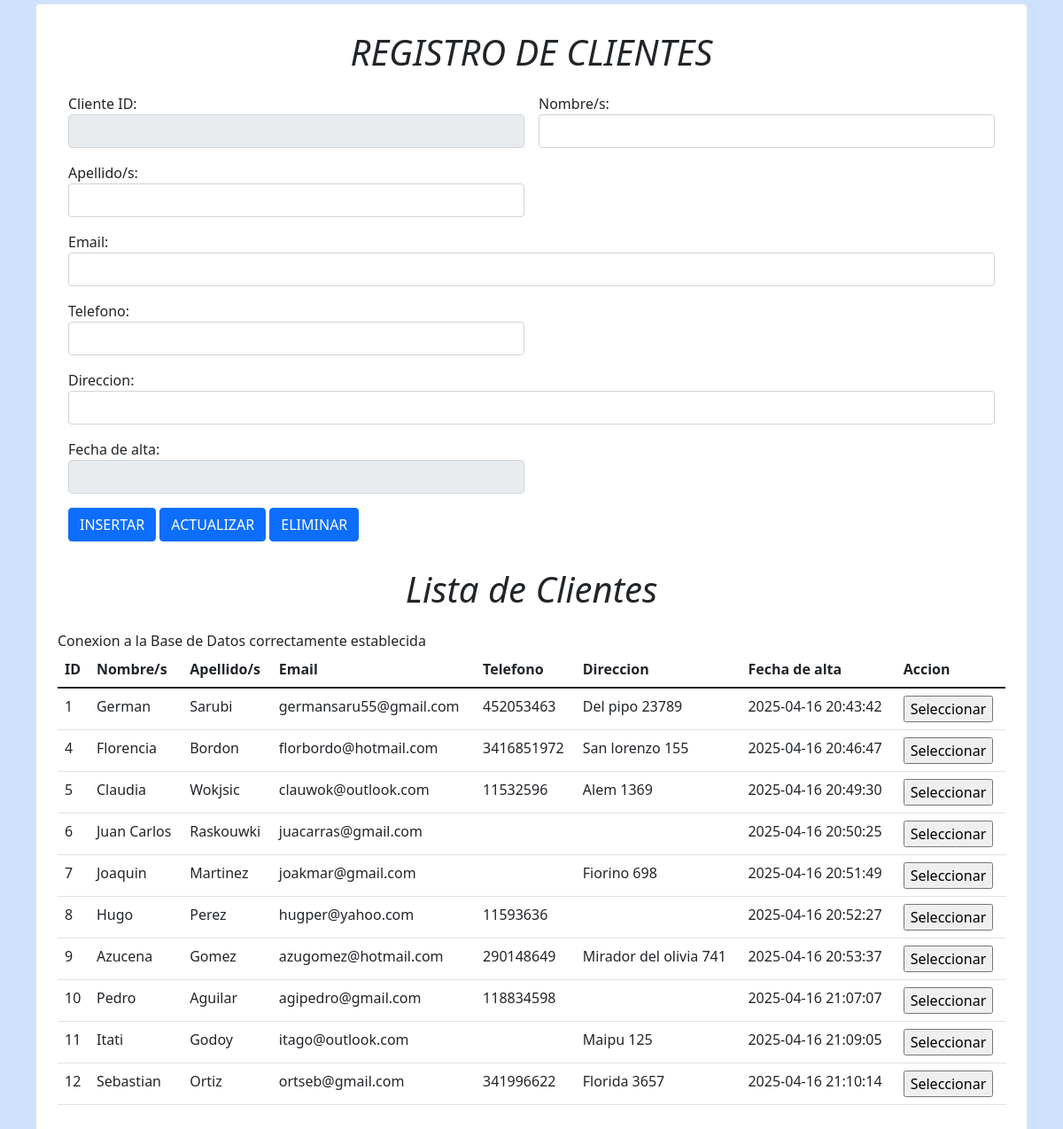
The page / on the database its author committed.
### tables this page shows
CREATE TABLE `clientes` (
  `clinete_ID` int(11) NOT NULL,
  `nombre` varchar(100) NOT NULL,
  `apellido` varchar(100) NOT NULL,
  `email` varchar(100) DEFAULT NULL,
  `telefono` varchar(20) DEFAULT NULL,
  `direccion` varchar(255) DEFAULT NULL,
  `fecha_alta` timestamp NOT NULL DEFAULT current_timestamp()
);

### conexion.php (called while the page is built, shortened)
<?php
    class conexion{
        public static function conexionBD(){
            try{
                $conex = new PDO ("mysql:host=$host;port=3306;dbname=$dbname",$usurname,$password);
            }
            catch(PDOExeption $pex){
                die ("Conexion a la base de datos fallida".$pex->getMessage());
            }
            return $conex;
        }
    }
?>

### CClientes.php (called while the page is built, shortened)
<?php
    include_once("./conexion.php");
    class Clientes{
        public static function listarClientes(){
            $query = conexion::conexionBD()->prepare("select * from clientes");
            $query->execute();
            $data = $query->fetchALL();
            return $data;
        }
    }
?>

### Index.php (the view, shortened to what this page needs)
<!DOCTYPE html>
<html lang="en">
<head>
    <link href="https://cdn.jsdelivr.net/npm/bootstrap@5.1.3/dist/css/bootstrap.min.css"
    rel="stylesheet"
>
</head>
<body class="bg-primary d-flex justify-content-center ligna-items-center" style="--bs-bg-opacity: 0.2">
    <div class="bg-white p-4  mt-1 border rounded-3" style="width: 70rem;">
        <p class="text-center fst-italic fs-1">
            REGISTRO DE CLIENTES
        </p>
        <div class="container">
            <form class="row g-3" action="./CClientes.php" method="POST">
                <div class="col-6">
                  <label for="id" class="fw-semibold">
                    Cliente ID:
                  </label>
                  <input type="text" class="form-control" id="id" name="id" readonly="readonly">
                </div>
                <div class="col-6">
                    <label for="nombre" class="fw-semibold">
                      Nombre/s:
                    </label>
                    <input type="text" class="form-control" id="nombre" name="nombre" priority>
                  </div>
                  <div class="col-6">
                    <label for="apellido" class="fw-semibold">
                      Apellido/s:
                    </label>
                    <input type="text" class="form-control" id="apellido" name="apellido" priority>
                  </div>
                  <div class="col-12">
                    <label for="email" class="fw-semibold">
                      Email:
                    </label>
                    <input type="email" class="form-control" id="email" name="email" priority>
                  </div>
                  <div class="col-6">
                    <label for="telefono" class="fw-semibold">
                      Telefono:
                    </label>
                    <input type="telefono" class="form-control" id="telefono" name="telefono">
                  </div>
                  <div class="col-12">
                    <label for="direccion" class="fw-semibold">
                      Direccion:
                    </label>
                    <input type="text" class="form-control" id="direccion" name="direccion">
                  </div>
                  <div class="col-6">
                    <label for="fechaAlta" class="fw-semibold">
                      Fecha de alta:
                    </label>
                    <input type="txt" class="form-control" id="fechaAlta" name="fechaAlta" readonly="readonly">
                  </div>
                <div class="col-12">
                    <button type="submit" class="btn btn-primary" name="insertar" id="insertar">
                        INSERTAR
                    </button>
                    <button type="submit" class="btn btn-primary" name="actualizar" id="actualizar">
                        ACTUALIZAR
                    </button>
                    <button type="submit" class="btn btn-primary" name="eliminar" id="eliminar">
                        ELIMINAR
                    </button>
                </div>
            </form> <br>
        </div>
        <p class="text-center fst-italic fs-1">
            Lista de Clientes
        </p>
        <div>
            <table class="table" id="tab">
                <tr>
                    <th scope="col">ID</th>
                    <th scope="col">Nombre/s</th>
                    <th scope="col">Apellido/s</th>
                    <th scope="col">Email</th>
                    <th scope="col">Telefono</th>
                    <th scope="col">Direccion</th>
                    <th scope="col">Fecha de alta</th>
                    <th scope="col">Accion</th>
                </tr>
                <tbody>
                    <?php
                    include_once("./CClientes.php");
                    $lista = Clientes::listarClientes();
                    foreach($lista as $fila){
                        echo "<tr>";
                        echo "<td>".$fila["clinete_ID"]."</td>";
                        echo "<td>".$fila["nombre"]."</td>";
                        echo "<td>".$fila["apellido"]."</td>";
                        echo "<td>".$fila["email"]."</td>";
                        echo "<td>".$fila["telefono"]."</td>";
                        echo "<td>".$fila["direccion"]."</td>";
                        echo "<td>".$fila["fecha_alta"]."</td>";
                        echo "<td>"."<input type=\"submit\" value=\"Seleccionar\" onClick=\"Seleccionar()\">"."</td>";
                        echo "</tr>";
                    }
                    ?>
                </tbody>
            </table>
        </div>
    </div>
</body>
</html>

### rows shown on the page
clientes: clinete_ID "1", nombre "German", apellido "Sarubi", email "germansaru55@gmail.com", telefono "452053463", direccion "Del pipo 23789", fecha_alta "2025-04-16 20:43:42"
clientes: clinete_ID "4", nombre "Florencia", apellido "Bordon", email "florbordo@hotmail.com", telefono "3416851972", direccion "San lorenzo 155", fecha_alta "2025-04-16 20:46:47"
clientes: clinete_ID "5", nombre "Claudia", apellido "Wokjsic", email "clauwok@outlook.com", telefono "11532596", direccion "Alem 1369", fecha_alta "2025-04-16 20:49:30"
clientes: clinete_ID "6", nombre "Juan Carlos", apellido "Raskouwki", email "juacarras@gmail.com", fecha_alta "2025-04-16 20:50:25"
clientes: clinete_ID "7", nombre "Joaquin", apellido "Martinez", email "joakmar@gmail.com", direccion "Fiorino 698", fecha_alta "2025-04-16 20:51:49"
clientes: clinete_ID "8", nombre "Hugo", apellido "Perez", email "hugper@yahoo.com", telefono "11593636", fecha_alta "2025-04-16 20:52:27"
clientes: clinete_ID "9", nombre "Azucena", apellido "Gomez", email "azugomez@hotmail.com", telefono "290148649", direccion "Mirador del olivia 741", fecha_alta "2025-04-16 20:53:37"
clientes: clinete_ID "10", nombre "Pedro", apellido "Aguilar", email "agipedro@gmail.com", telefono "118834598", fecha_alta "2025-04-16 21:07:07"
clientes: clinete_ID "11", nombre "Itati", apellido "Godoy", email "itago@outlook.com", direccion "Maipu 125", fecha_alta "2025-04-16 21:09:05"
clientes: clinete_ID "12", nombre "Sebastian", apellido "Ortiz", email "ortseb@gmail.com", telefono "341996622", direccion "Florida 3657", fecha_alta "2025-04-16 21:10:14"
